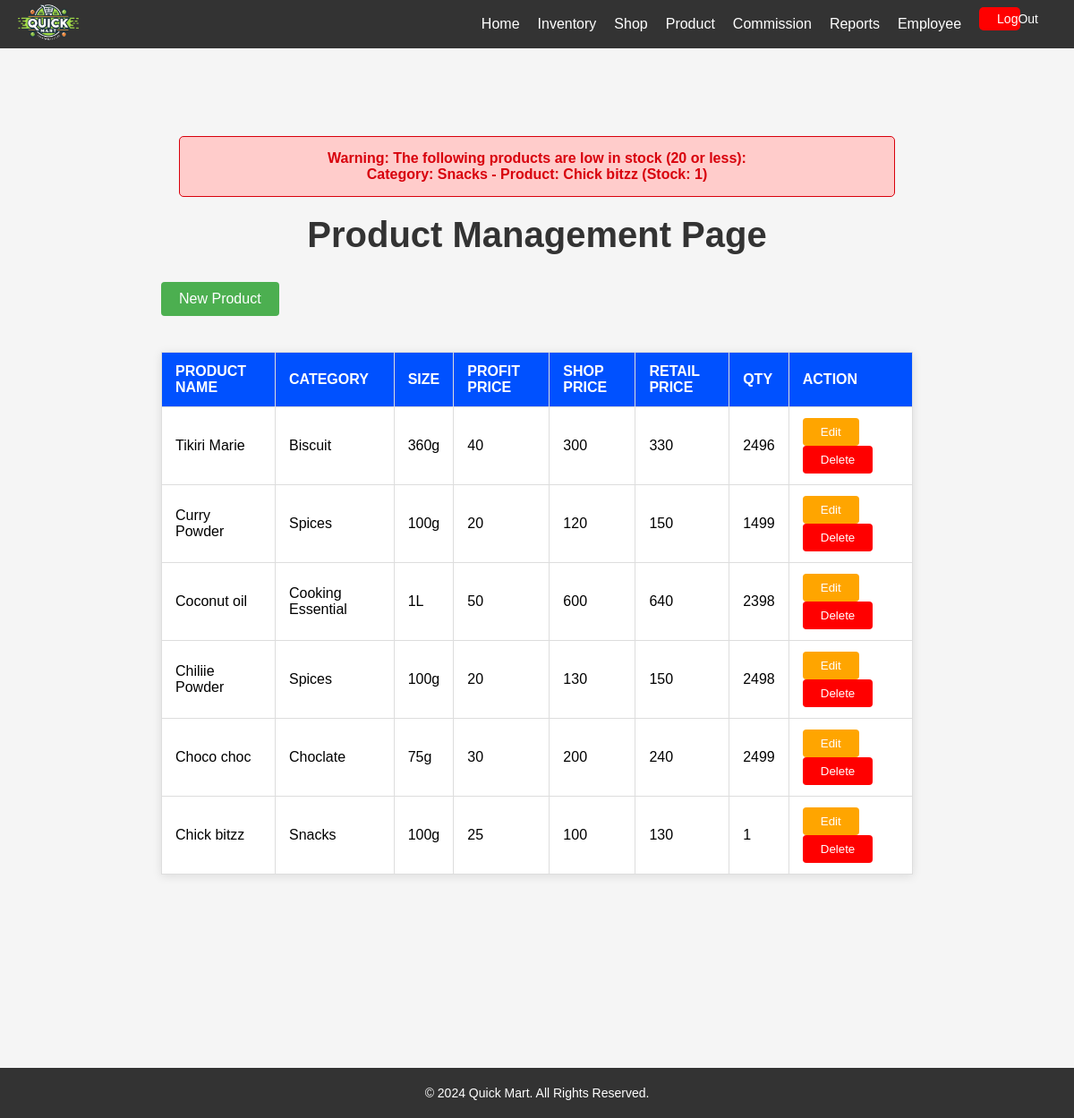
Page /admin_php/admin_productAdd.php (signed in) on the committed database.
### tables this page shows
CREATE TABLE IF NOT EXISTS `product` (
  `product_id` int NOT NULL AUTO_INCREMENT,
  `product_name` varchar(50) NOT NULL,
  `category` varchar(50) NOT NULL,
  `size` varchar(50) NOT NULL,
  `profit_price` decimal(10,0) NOT NULL,
  `shop_price` decimal(10,0) NOT NULL,
  `retail_price` decimal(10,0) NOT NULL,
  `qty` int NOT NULL DEFAULT '0',
  PRIMARY KEY (`product_id`)
);

### admin_php/admin_productAdd.php (the view, shortened to what this page needs)
<?php
include '../db_connection.php';
$products = [];
$sql = "SELECT * FROM product";
$result = $conn->query($sql);
if ($result->num_rows > 0) {
    while ($row = $result->fetch_assoc()) {
        $products[] = $row;
    }
}
$low_stock_sql = "SELECT category, product_name, qty FROM product WHERE qty <= 20";
$low_stock_result = $conn->query($low_stock_sql);
if ($low_stock_result->num_rows > 0) {
    $low_stock_message = "Warning: The following products are low in stock (20 or less):<br>";
    while ($row = $low_stock_result->fetch_assoc()) {
        $low_stock_message .= "Category: " . htmlspecialchars($row['category']) . " - Product: " . htmlspecialchars($row['product_name']) . " (Stock: " . htmlspecialchars($row['qty']) . ")<br>";
    }
}
?>
<!DOCTYPE html>
<html lang="en">
<head>
    <link rel="stylesheet" href="../admin_css/admin_nav.css?v=1">
    <link rel="stylesheet" href="../admin_css/admin_productAdd.css">
    <link rel="stylesheet" href="../admin_css/admin_footer.css">
</head>
<body>
    <br/><br/><br/><br/>
    <div class="addprd">
<?php if (!empty($low_stock_message)): ?>
    <div class="low-stock-notification">
        <?= $low_stock_message ?>
    </div>
<?php endif; ?>
    <h1>Product Management Page</h1>
    <button class="btn" onclick="showPopup()">New Product</button>
    <table class="product-table" id="productTable">
        <thead>
            <tr>
                <th>Product Name</th>
                <th>Category</th>
                <th>Size</th>
                <th>Profit Price</th>
                <th>Shop Price</th>
                <th>Retail Price</th>
                <th>Qty</th>
                <th>Action</th>
            </tr>
        </thead>
        <tbody>
            <?php foreach ($products as $product): ?>
                <tr>
                    <td><?= htmlspecialchars($product['product_name']); ?></td>
                    <td><?= htmlspecialchars($product['category']); ?></td>
                    <td><?= htmlspecialchars($product['size']); ?></td>
                    <td><?= htmlspecialchars($product['profit_price']); ?></td>
                    <td><?= htmlspecialchars($product['shop_price']); ?></td>
                    <td><?= htmlspecialchars($product['retail_price']); ?></td>
                    <td><?= htmlspecialchars($product['qty']); ?></td>
                    <td>
                        <a href="?edit_id=<?= $product['product_id']; ?>">
                            <button class="edit-btn">Edit</button>
                        </a>
                        <a href="?delete_id=<?= $product['product_id']; ?>" onclick="return confirm('Are you sure you want to delete this product?');">
                            <button class="delete-btn">Delete</button>
                        </a>
                    </td>
                </tr>
            <?php endforeach; ?>
        </tbody>
    </table>
    </div>
    <?php include '../admin_php/admin_nav.php'; ?>
<br><br><br><br><br><br><br><br><br><br><br><br>
<?php include '../admin_php/admin_footer.php'; ?>
</body>
</html>

### admin_css/admin_nav.css (style rules this page uses)
body { font-family: Arial, sans-serif; margin: 0; padding: 0; background-color: #f4f4f4; padding-top: 60px; }

### admin_css/admin_productAdd.css (style rules this page uses)
body { font-family: "Segoe UI", Tahoma, Geneva, Verdana, sans-serif; margin: 0; padding: 0; background-color: #f9f9f9; }
.addprd { margin-left: 180px; margin-right: 180px; }
h1 { text-align: center; font-size: 2.5rem; color: #333; margin-bottom: 30px; }
.low-stock-notification { background-color: #ffcccb; color: #d8000c; padding: 15px; border: 1px solid #d8000c; margin: 20px; font-weight: bold; border-radius: 5px; text-align: center; }
.btn { padding: 10px 20px; background-color: #4caf50; color: white; border: none; cursor: pointer; border-radius: 4px; font-size: 16px; transition: background-color 0.3s ease; margin-bottom: 20px; }
.product-table { width: 100%; border-collapse: collapse; background-color: #ffffff; box-shadow: 0px 2px 10px rgba(0, 0, 0, 0.1); margin-top: 20px; }
.product-table th, .product-table td { border: 1px solid #ddd; padding: 12px 15px; text-align: left; font-size: 16px; }
.product-table th { background-color: #0051ff; color: white; text-transform: uppercase; font-weight: bold; }
.delete-btn, .edit-btn { padding: 8px 20px; color: white; border: none; cursor: pointer; border-radius: 4px; transition: background-color 0.3s ease; margin-right: 5px; text-align: center; }
.delete-btn { background-color: red; }
.edit-btn { background-color: orange; }

### admin_css/admin_footer.css (style rules this page uses)
* { margin: 0; padding: 0; box-sizing: border-box; }
body { font-family: Arial, sans-serif; display: flex; flex-direction: column; min-height: 100vh; }

### admin_php/admin_productAdd.php (style rules this page uses)
.low-stock-notification { background-color: #ffcccb; color: #d8000c; padding: 15px; border: 1px solid #d8000c; margin: 20px; font-weight: bold; }

### admin_php/admin_nav.php (style rules this page uses)
body { background-color: whitesmoke; }

### rows in the picture
product: category "Snacks", product_name "Chick bitzz", qty "1", size "100g", profit_price "25", shop_price "100", retail_price "130"
product: product_name "Tikiri Marie", category "Biscuit", size "360g", profit_price "40", shop_price "300", retail_price "330", qty "2496"
product: product_name "Curry Powder", category "Spices", size "100g", profit_price "20", shop_price "120", retail_price "150", qty "1499"
product: product_name "Coconut oil", category "Cooking Essential", size "1L", profit_price "50", shop_price "600", retail_price "640", qty "2398"
product: product_name "Chiliie Powder", category "Spices", size "100g", profit_price "20", shop_price "130", retail_price "150", qty "2498"
product: product_name "Choco choc", category "Choclate", size "75g", profit_price "30", shop_price "200", retail_price "240", qty "2499"
